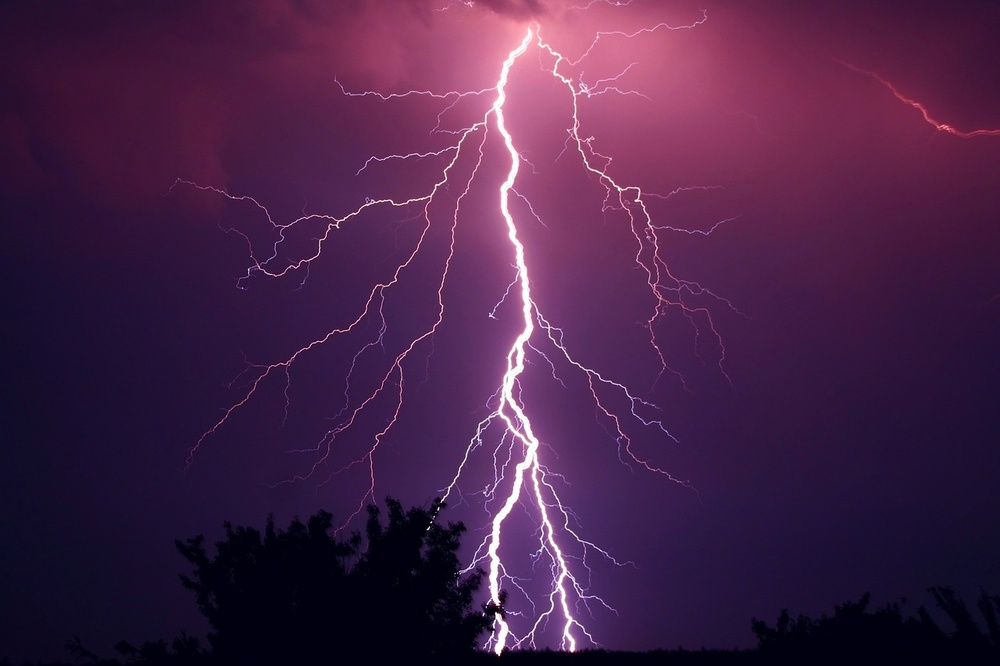
#> input picture raio.jpg, 1000 x 666 px, shrunk from 1280 x 853 before the run
$ python imagem_random.py
#> lines starting #> are read from the running program, lines starting #| are printed output that depends on the picture
import matplotlib.pyplot as plt
from PIL import Image

def obter_nivel_cinza(imagem):
#> called with imagem = 'raio.jpg'
    img = Image.open(imagem)
#> img is the input picture: PIL image 1000x666 RGB; mean R, G, B 70.8, 34.4, 71.2
    img_cinza = img.convert('L')
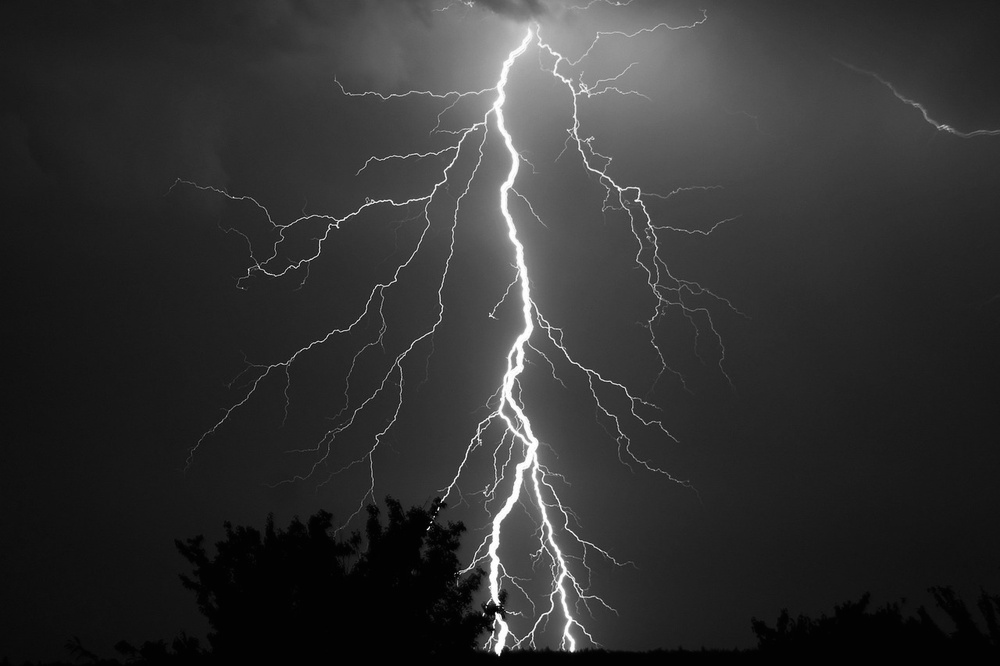
#> img_cinza: PIL image 1000x666 L; min 1, max 255, mean 49.5
    largura, altura = img_cinza.size
#> largura = 1000; altura = 666
    niveis_cinza = []
    for y in range(altura):
        for x in range(largura):
            nivel_cinza = img_cinza.getpixel((x, y))
            niveis_cinza.append(nivel_cinza)
#> after the loop, niveis_cinza = 666000 items
    return niveis_cinza

def plotar_grafico(niveis_cinza):
    plt.hist(niveis_cinza, bins=256, color='gray', alpha=0.7)
    plt.xlabel('Nível de Cinza')
    plt.ylabel('Frequência')
    plt.title('Histograma de Níveis de Cinza')
    plt.show()

# Exemplo de uso
imagem = "raio.jpg"  # Substitua pelo caminho da sua image
niveis_cinza = obter_nivel_cinza(imagem)
#> niveis_cinza = 666000 items
plotar_grafico(niveis_cinza)
#> in plotar_grafico, `plt.show()`:
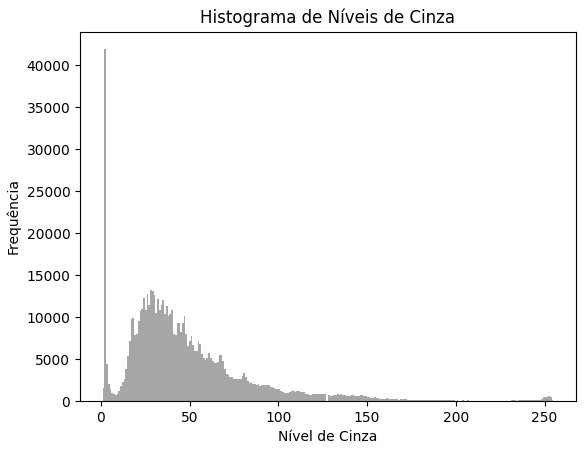
#> figure drawn by matplotlib, 1 panel; tallest bar 41913 high, from x = 1.99 to 2.98
